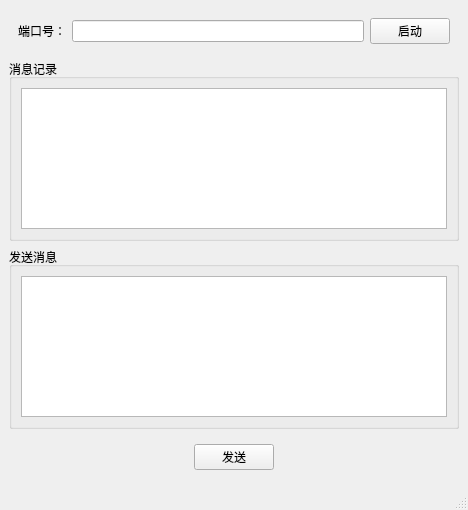
<?xml version="1.0" encoding="UTF-8"?>
<ui version="4.0">
 <class>myWindow</class>
 <widget class="QMainWindow" name="myWindow">
  <property name="geometry">
   <rect>
    <x>0</x>
    <y>0</y>
    <width>468</width>
    <height>510</height>
   </rect>
  </property>
  <property name="windowTitle">
   <string>myWindow</string>
  </property>
  <widget class="QWidget" name="centralwidget">
   <layout class="QVBoxLayout" name="verticalLayout">
    <item>
     <widget class="QWidget" name="widget" native="true">
      <layout class="QHBoxLayout" name="horizontalLayout">
       <item>
        <widget class="QLabel" name="label">
         <property name="text">
          <string>端口号：</string>
         </property>
        </widget>
       </item>
       <item>
        <widget class="QLineEdit" name="port"/>
       </item>
       <item>
        <widget class="QPushButton" name="start">
         <property name="text">
          <string>启动</string>
         </property>
        </widget>
       </item>
      </layout>
     </widget>
    </item>
    <item>
     <widget class="QGroupBox" name="recording">
      <property name="title">
       <string>消息记录</string>
      </property>
      <layout class="QHBoxLayout" name="horizontalLayout_2">
       <item>
        <widget class="QTextEdit" name="msgrecord"/>
       </item>
      </layout>
     </widget>
    </item>
    <item>
     <widget class="QGroupBox" name="sendingMessage">
      <property name="title">
       <string>发送消息</string>
      </property>
      <layout class="QHBoxLayout" name="horizontalLayout_3">
       <item>
        <widget class="QTextEdit" name="msgsent"/>
       </item>
      </layout>
     </widget>
    </item>
    <item>
     <widget class="QWidget" name="widget_2" native="true">
      <layout class="QHBoxLayout" name="horizontalLayout_4">
       <item>
        <spacer name="horizontalSpacer_2">
         <property name="orientation">
          <enum>Qt::Horizontal</enum>
         </property>
         <property name="sizeHint" stdset="0">
          <size>
           <width>322</width>
           <height>20</height>
          </size>
         </property>
        </spacer>
       </item>
       <item>
        <widget class="QPushButton" name="sendButton">
         <property name="text">
          <string>发送</string>
         </property>
        </widget>
       </item>
       <item>
        <spacer name="horizontalSpacer">
         <property name="orientation">
          <enum>Qt::Horizontal</enum>
         </property>
         <property name="sizeHint" stdset="0">
          <size>
           <width>321</width>
           <height>20</height>
          </size>
         </property>
        </spacer>
       </item>
      </layout>
     </widget>
    </item>
   </layout>
  </widget>
  <widget class="QMenuBar" name="menubar">
   <property name="geometry">
    <rect>
     <x>0</x>
     <y>0</y>
     <width>468</width>
     <height>26</height>
    </rect>
   </property>
  </widget>
  <widget class="QStatusBar" name="statusbar"/>
 </widget>
 <resources/>
 <connections/>
</ui>
